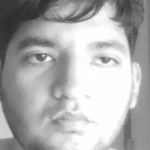
#> input picture data_rostro/user_13.jpg, 150 x 150 px, given in place of the camera
$ python entrenar_rostro.py
#> lines starting #> are read from the running program, lines starting #| are printed output that depends on the picture; after the words box and inside, x2 and y2 are one past the last pixel; in counts of white or black regions, pixels touching at a corner belong together
import cv2
import os
import time
import numpy as np

print("🤖 [Sistemas]: Iniciando módulo de configuración facial...")

# Asegurar que existan los directorios
if not os.path.exists('data_rostro'):
    os.makedirs('data_rostro')

cap = cv2.VideoCapture(0)
# Usamos el detector de rostros clásico de Haar de OpenCV
face_cascade = cv2.CascadeClassifier(cv2.data.haarcascades + 'haarcascade_frontalface_default.xml')

print("📸 Estabilizando cámara... Mire fijamente al lente.")
time.sleep(2)

count = 0
while count < 30:
    ret, frame = cap.read()
#> frame is the input picture: shape (150, 150, 3); min 43, max 255, mean 173.8
    if not ret:
        continue

    gray = cv2.cvtColor(frame, cv2.COLOR_BGR2GRAY)
    faces = face_cascade.detectMultiScale(gray, 1.3, 5)
#> faces = [[25, 14, 116, 116]]

    for (x, y, w, h) in faces:
        count += 1
        rostro_recortado = gray[y:y+h, x:x+w]
        rostro_recortado = cv2.resize(rostro_recortado, (150, 150))
        # Guardar muestra
        cv2.imwrite(f'data_rostro/user_{count}.jpg', rostro_recortado)
        print(f"Captured sample {count}/30")
        cv2.rectangle(frame, (x, y), (x+w, y+h), (0, 255, 0), 2)
#> this loop made 1 pass
#> (x, y, w, h, count) on pass 1: (25, 14, 116, 116, 1)
#| Captured sample 1/30
#> pass 1, `rostro_recortado = gray[y:y+h, x:x+w]`:
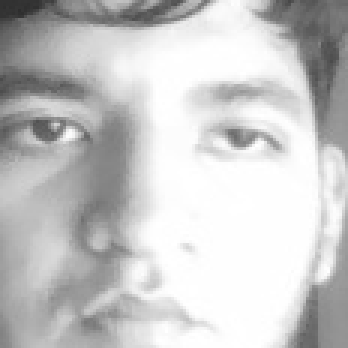
#> rostro_recortado: shape (116, 116) (shown 3 times larger); min 45, max 255, mean 199.6
#> after the loop:
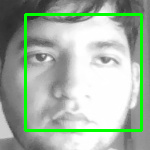
#> frame: shape (150, 150, 3); 6.17% of pixels changed, all inside (x1, y1, x2, y2) = (24, 13, 143, 132)
#> after the loop, count = 1

    cv2.imshow('Registrando Rostro de Mr. Gerardo', frame)
    if cv2.waitKey(100) & 0xFF == ord('q'):
#> (key q is pressed here)
        break

cap.release()
cv2.destroyAllWindows()

if count >= 30:
    print("\n🧠 Entrenando modelo matemático LBPH...")
    # Creamos el reconocedor LBPH nativo
    reconocedor = cv2.face.LBPHFaceRecognizer_create()

    imagenes = []
    labels = []

    for archivo in os.listdir('data_rostro'):
        if archivo.endswith('.jpg'):
            img_path = os.path.join('data_rostro', archivo)
            imagen = cv2.imread(img_path, cv2.IMREAD_GRAYSCALE)
            imagenes.append(imagen)
            labels.append(1) # ID 1 para Mr. Gerardo

    reconocedor.train(imagenes, np.array(labels))
    reconocedor.write('modelo_rostro.xml')
    print("🔒 [ÉXITO]: Modelo 'modelo_rostro.xml' guardado. ¡Identidad blindada!")
else:
    print("🚨 Error: No se capturaron suficientes muestras.")
